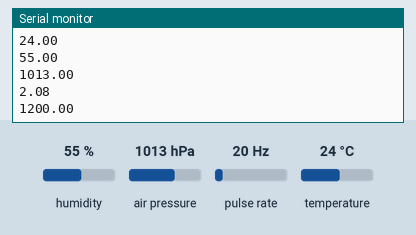
Bench run of a sketch on a simulated Arduino Uno, built with avr-gcc and run on an emulated ATmega328P. Parts: the last lines printed to the serial monitor. Wiring (inferred from the names in the program): pulse sensor: data pin 3. The test bench sets the inputs (shaded band); at power-on: humidity 55 %, pulse rate 20 Hz, air pressure 1013 hPa, temperature 24 °C.

Above: at 1.2 s.
1.3 s: humidity set to 22 %
At 2.4 s:
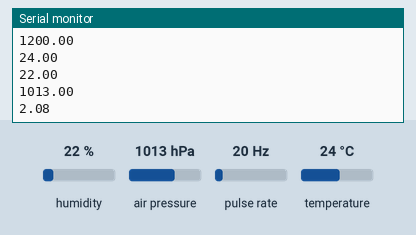
2.8 s: pulse rate (sensor on pin 3) set to 4 Hz
At 3.7 s:
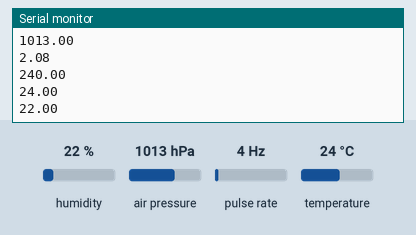
4.3 s: air pressure set to 952 hPa
At 5.4 s:
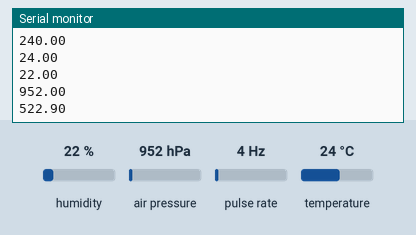
5.8 s: temperature set to 12 °C
At 6.6 s:
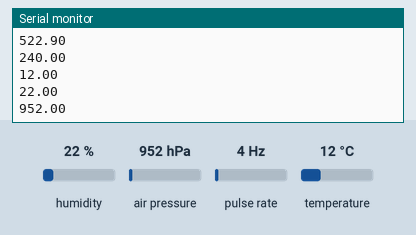
7.3 s: pulse rate (sensor on pin 3) set to 50 Hz
At 8.0 s:
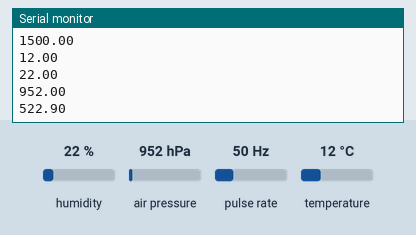
Timing chart, 0 to 9.8 s (numbered marks = the images above; inputs shaded):
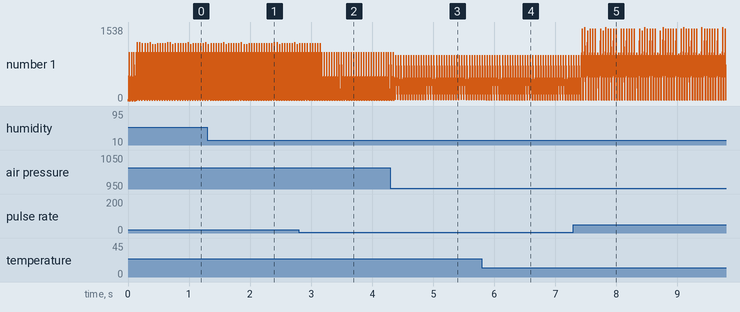

Measured:
- after the input at 1.3 s, the serial monitor: prints a new line after 0.08 s (image 1)
- after the input at 2.8 s, the serial monitor: prints a new line after 0.39 s (image 2)
- after the input at 4.3 s, the serial monitor: prints a new line after 0.09 s (image 3)
- after the input at 5.8 s, the serial monitor: prints a new line after 0.07 s (image 4)
- after the input at 7.3 s, the serial monitor: prints a new line after 0.15 s (image 5)

The sketch:

RPM_BME.ino
```cpp
#include <Wire.h>                                                         //libraries untuk pengaksesan i2c
#include <Adafruit_BME280.h>                                              //libraries yang baru saja diinstall seperti cara diatas
#include <Adafruit_Sensor.h>                                              //Driver sensor untuk dapat berjalan dikomputer

#define SEALEVELPRESSURE_HPA (1013.25)                                    //nilai awal untuk pressure
#define sensor 3                                                          //Mendeklarasikan pin IR Sensor pada pin 3 arduino
Adafruit_BME280 bme;                                                      //penggunaan I2C

unsigned long sekarang = 0;                                               //Variabel untuk waktu akhir
unsigned long waktu = 0;                                                  //Variabel untuk waktu akhir
unsigned long periode = 0;                                                //Variabel selisih waktu
bool pulsa_baru = false;                                                  //Variabel tambahan untuk kondisi dengan default false
float rpm = 0;                                                            //Deklarasi variabel RPM
float var_term=0;                                                         //Deklarasi vaiabel suhu
float var_humad=0;                                                        //Deklarasis variabel kelembapan
float var_press=0;                                                        //Deklarasi variabel tekanan
float var_altit=0;                                                        //Deklarasi variabel ketinggian
unsigned long rpm2=0;                                                     //Variabel untuk menyimpan besar selisih waktu untuk membuat rpm bernilai 0 ketika putaran berhenti

void setup() {
  Serial.begin(9600);                                                     //Syntax untuk serial print monitor
  pinMode(sensor, INPUT_PULLUP);                                          //Setting untuk menjadikan pin 3 sensor sebagai input pullup
  attachInterrupt(digitalPinToInterrupt(sensor), trig, CHANGE);          /*Setting interrupt. "sensor" sebagai input/trigger, "pulsa" sebagai fungsi ISR yang akan dieksekusi,
                                                                          * "CHANGE" sebagai mode dari interrupt yang artinya
                                                                          * untuk mentrigger ISR ketika kondisi dari LOW-HIGH dan HIGH-LOW
                                                                          *
                                                                          */

  waktu = millis();                                                       //Variabel waktu untuk menampung waktu awal

  if (!bme.begin(0x76)) {                                                 //Pengkondisian untuk sensor BME280 jika address 0x76 tidak mendeteksi maka akan menjalankan program didalamnya
    Serial.println("tidak ada sensor BME280, Coba cek rangkaianmu!");     //Program yang dijalankan
    while (1){                                                            //Program tersebut akan melakukan looping terus

    }
  }
  //Serial.println("bro");
}
void loop() {
//rpm
  //Serial.print("Speed :");                                              //Menampilkan string Speed
  Serial.println(rpm);                                                    //Menampilkan value dari variabel rpm
  //Serial.print(" ");                                                    //Menampilkan spasi
  //Serial.println("RPM");                                                //Menampilkan string RPM

  if(pulsa_baru == true)                                                  //Decision untuk kondisi variabel pulsa_baru = TRUE. Jika True maka program yang ada didalam fungsi akan berjalan
  {
    periode = sekarang-waktu;                                             //Variabel untuk menghitung waktu selisih
    rpm = 60000/periode;                                                  //Variabel untuk mengkalkulasi waktu rpm.
    waktu = sekarang;                                                     //Variabel untuk menyimpan waktu terakhir dari variabel sekarang yang terus berjalan
    pulsa_baru = false;                                                   //Variabel untuk mengembalikkan nilai variabel pulsa_baru ke default
  }

  rpm2 = millis() - waktu;                                                //Kalkulasi untuk menghitung selisih waktu tiap pulse atau periodenya

  if (rpm2 >=60000)                                                       /*Decision saat nilai selisih waktu atau rpm2 >= 600000, maka akan menjalankan program yaitu
                                                                           *nilai rpm akan dikembalikan ke 0 rpm.
                                                                          */
  {
    rpm = 0;                                                              //Pengembalian nilai rpm ke nilai default yaitu 0
  }


//pembacaan data temperature atau suhu
//  Serial.print("Suhu =");
var_term = bme.readTemperature();                                         //Variabel untuk membaca nilai Suhu
//Serial.println(" C");
Serial.println(var_term);                                                 //Menampilkan variabel suhu

//pembacaan data Kelembaban
//Serial.print("Kelembaban = ");
var_humad = bme.readHumidity();                                           //Variabel untuk membaca nilai Kelembaban
//Serial.println(" %");
Serial.println(var_humad);                                                //Menampilkan variabel kelembapan

//pembacaan data tekanan atmosfer
//Serial.print("Pressure = ");
var_press = bme.readPressure() / 100.0F;                                  //Variabel untuk membaca nilai Tekanan
//Serial.println(" hPa");
Serial.println(var_press);                                                //Menampilkan variabel tekanan

//pembacaan data ketinggian berdasarkan permukaan laut
//Serial.print("Approx. Altitude = ");
var_altit = bme.readAltitude(SEALEVELPRESSURE_HPA);                       //Variabel untuk membaca nilai Ketinggian
//Serial.println(" m");
Serial.println(var_altit);                                                //Menampilkan variabel ketinggian

  Serial.println();

}

void trig()                                                              //Fungsi ISR, fungsi ini akan berjalan ketika interrupt diaktifkan yang mendapat trigger dari sensor
{
  if(digitalRead(sensor) ==HIGH)                                          //Pengkondisian ketika pin sensor HIGH/tidak mendeteksi reflektor maka akan menjalankan program didalam fungsi
    {
    sekarang = millis();                                                  //Variabel untuk menyimpan waktu sekarang
    pulsa_baru = true;                                                    //Variabel untuk status pulsa_baru kondisi true
    }
}
```
